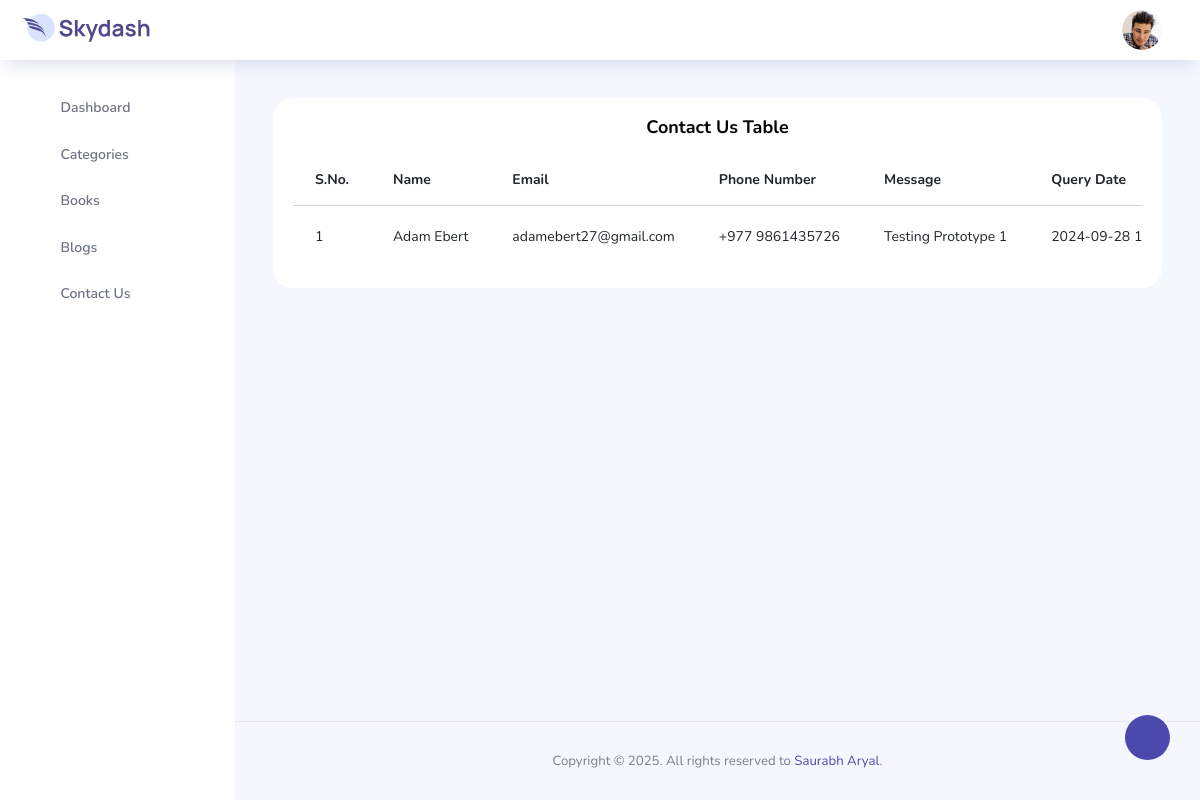
/system_panel/pages/contact_us/contact_us.php (signed in), run on the app's committed database.
### tables this page shows
CREATE TABLE `tbl_contactus` (
  `id` int(11) NOT NULL,
  `name` varchar(50) NOT NULL,
  `email` varchar(50) NOT NULL,
  `phone_number` varchar(50) NOT NULL,
  `message` varchar(500) NOT NULL,
  `query_date` varchar(50) NOT NULL,
  `status` enum('Addressed','Unaddressed') DEFAULT NULL
);

### system_panel/pages/contact_us/contact_us.php (the view, shortened to what this page needs)
<?php
include_once('../../../connection/connection.php');
include_once('../includes/header.php');
?>
<div class="main-panel">
  <div class="content-wrapper">
    <div class="row">
      <div class="col-lg-12 grid-margin stretch-card">
        <div class="card">
          <div class="card-body">
            <h3 class="card-title d-flex align-items-center justify-content-center">Contact Us Table</h3>
            <div class="table-responsive">
              <table class="table table-hover">
                <thead>
                  <tr>
                    <th>
                      S.No.
                    </th>
                    <th>
                      Name
                    </th>
                    <th>
                      Email
                    </th>
                    <th>
                      Phone Number
                    </th>
                    <th>
                      Message
                    </th>
                    <th>
                      Query Date
                    </th>
                  </tr>
                </thead>
                <tbody>
                  <?php
                  $query = "SELECT * FROM tbl_contactus";
                  $result = $conn->query($query);
                  while ($row = $result->fetch_assoc()) {
                    $datas[] = $row;
                  }
                  $i = 1;
                  foreach ($datas as $data) {
                  ?>
                    <tr>
                      <td>
                        <?php echo $i++; ?>
                      </td>
                      <td>
                        <?php echo $data['name']; ?>
                      </td>
                      <td>
                        <?php echo $data['email']; ?>
                      </td>
                      <td class="py-1">
                        <?php echo $data['phone_number']; ?>
                      </td>
                      <td>
                        <?php echo $data['message']; ?>
                      </td>
                      <td>
                        <?php echo $data['query_date']; ?>
                      </td>
                    </tr>
                  <?php
                  }
                  ?>
                </tbody>
              </table>
            </div>
          </div>
        </div>
      </div>
    </div>
  </div>
  <?php
  include_once('../includes/footer.php');
  ?>

### data on the page
tbl_contactus: name "Adam Ebert", email "adamebert27@gmail.com", phone_number "+977 9861435726", message "Testing Prototype 1", query_date "2024-09-28…"
